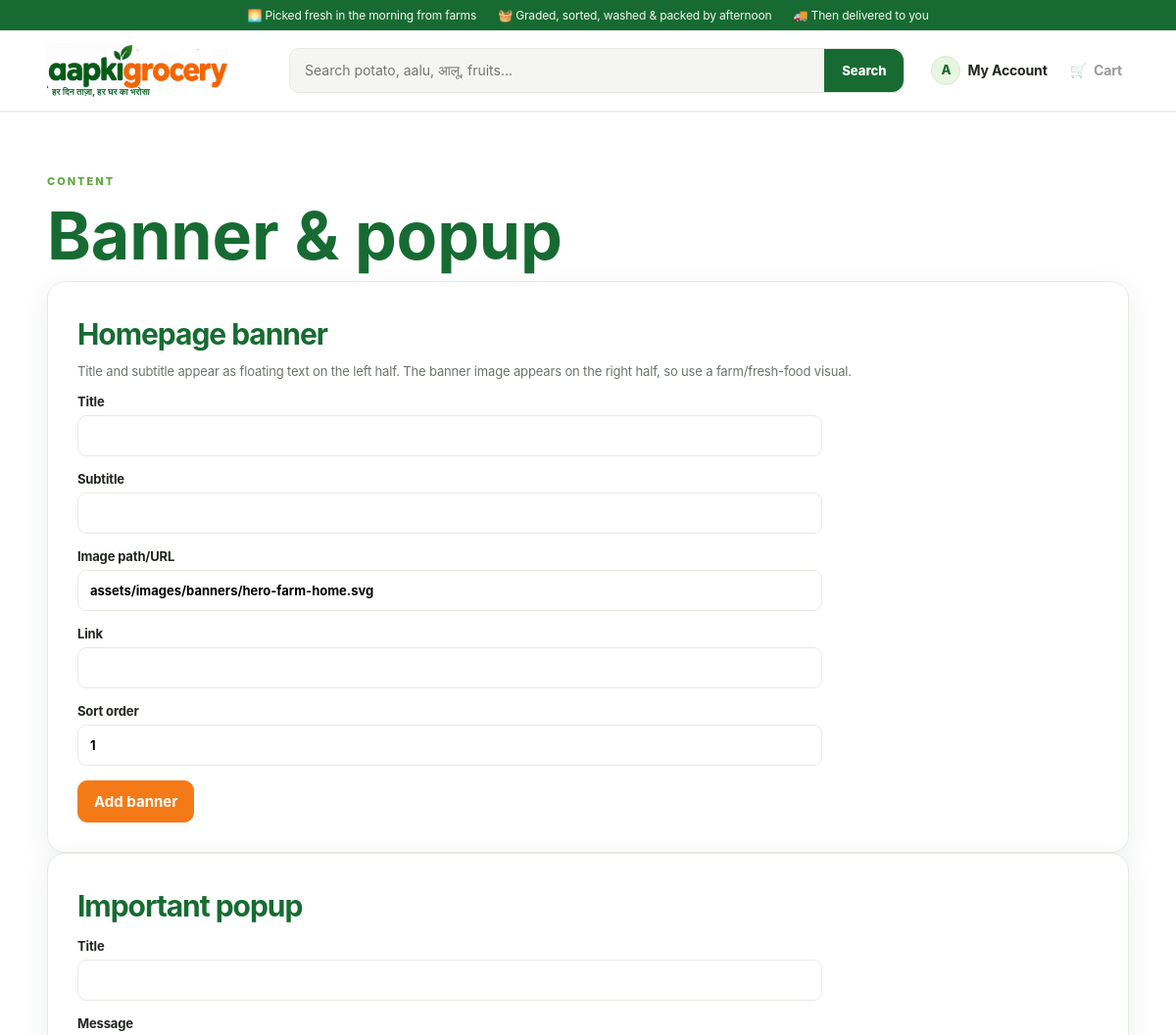
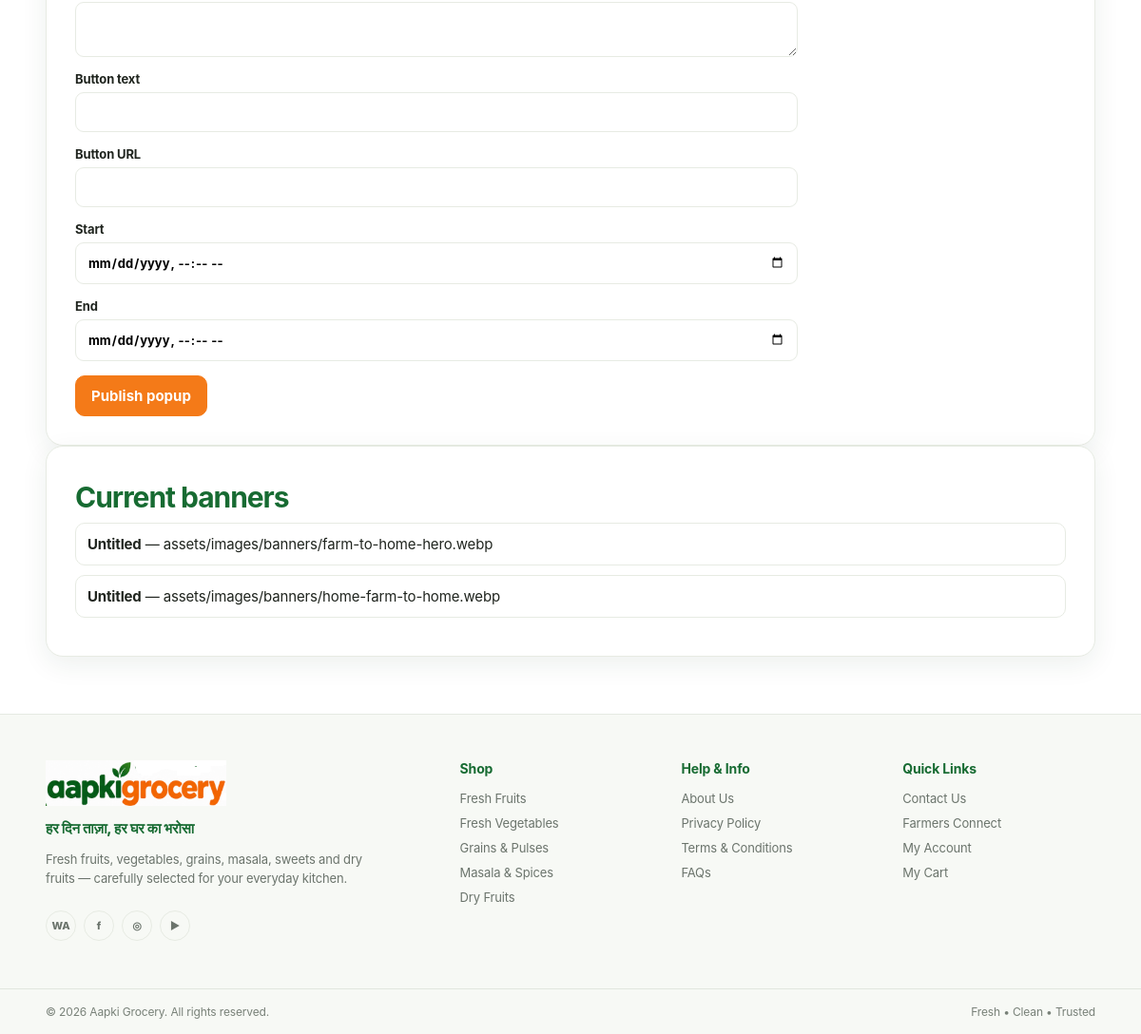
The page /admin/content.php (signed in) on the database its author committed (2 pictures, top to bottom).
### tables this page shows
CREATE TABLE `users` (
  `id` bigint(20) UNSIGNED NOT NULL,
  `name` varchar(120) NOT NULL,
  `first_name` varchar(80) DEFAULT NULL,
  `last_name` varchar(80) DEFAULT NULL,
  `email` varchar(190) DEFAULT NULL,
  `phone` varchar(20) DEFAULT NULL,
  `avatar` varchar(500) DEFAULT NULL,
  `password_hash` varchar(255) DEFAULT NULL,
  `provider` enum('local','google','facebook') NOT NULL DEFAULT 'local',
  `provider_id` varchar(190) DEFAULT NULL,
  `role_slug` varchar(80) NOT NULL DEFAULT 'customer',
  `points` int(10) UNSIGNED NOT NULL DEFAULT 0,
  `wallet_balance` decimal(10,2) NOT NULL DEFAULT 0.00,
  `remember_token_hash` varchar(255) DEFAULT NULL,
  `referral_code` varchar(32) DEFAULT NULL,
  `referred_by` bigint(20) UNSIGNED DEFAULT NULL,
  `is_active` tinyint(1) NOT NULL DEFAULT 1,
  `remarks` text DEFAULT NULL,
  `created_at` timestamp NOT NULL DEFAULT current_timestamp(),
  `updated_at` timestamp NOT NULL DEFAULT current_timestamp() ON UPDATE current_timestamp()
);

CREATE TABLE `banners` (
  `id` int(10) UNSIGNED NOT NULL,
  `title` varchar(180) DEFAULT NULL,
  `subtitle` varchar(255) DEFAULT NULL,
  `image` varchar(255) NOT NULL,
  `link` varchar(255) DEFAULT NULL,
  `is_active` tinyint(1) DEFAULT 1,
  `sort_order` int(11) DEFAULT 0,
  `created_at` timestamp NOT NULL DEFAULT current_timestamp()
);

### config/config.php (called while the page is built, shortened)
<?php
function e(?string $v):string{return htmlspecialchars($v??'',ENT_QUOTES,'UTF-8');}
function url(string $p=''):string{return BASE_URL.ltrim($p,'/');}
function user_id():?int{return isset($_SESSION['user_id'])?(int)$_SESSION['user_id']:null;}
function is_logged_in():bool{return user_id()!==null;}

### admin/content.php (the view)
<?php require_once __DIR__.'/../config/db.php';$pdo=db();if(!user_can($pdo,'content'))redirect('admin/');if($_SERVER['REQUEST_METHOD']==='POST'&&verify_csrf($_POST['csrf']??null)){if(isset($_POST['banner'])){$st=$pdo->prepare('INSERT INTO banners(title,subtitle,image,link,is_active,sort_order) VALUES(?,?,?,?,?,?)');$st->execute([trim($_POST['title']),trim($_POST['subtitle']),trim($_POST['image']),trim($_POST['link']),1,(int)$_POST['sort_order']]);}if(isset($_POST['popup'])){$pdo->query('UPDATE popups SET is_active=0');$st=$pdo->prepare('INSERT INTO popups(title,message,button_text,button_url,is_active,start_at,end_at) VALUES(?,?,?,?,1,?,?)');$st->execute([trim($_POST['ptitle']),trim($_POST['message']),trim($_POST['button_text']),trim($_POST['button_url']),$_POST['start_at']?:null,$_POST['end_at']?:null]);}flash('success','Content saved.');redirect('admin/content.php');}$banners=$pdo->query('SELECT * FROM banners ORDER BY id DESC')->fetchAll();$title='Content | Admin';include __DIR__.'/../includes/header.php';?><section class="container admin"><div class="admin-head"><div><span class="eyebrow">CONTENT</span><h1>Banner & popup</h1></div></div><div class="panel"><h2>Homepage banner</h2><p class="hint">Title and subtitle appear as floating text on the left half. The banner image appears on the right half, so use a farm/fresh-food visual.</p><form class="settings-form" method="post"><input type="hidden" name="csrf" value="<?=e(csrf_token())?>"><input type="hidden" name="banner" value="1"><label>Title<input name="title"></label><label>Subtitle<input name="subtitle"></label><label>Image path/URL<input name="image" value="assets/images/banners/hero-farm-home.svg" required></label><label>Link<input name="link"></label><label>Sort order<input type="number" name="sort_order" value="1"></label><button class="btn btn-primary">Add banner</button></form></div><div class="panel"><h2>Important popup</h2><form class="settings-form" method="post"><input type="hidden" name="csrf" value="<?=e(csrf_token())?>"><input type="hidden" name="popup" value="1"><label>Title<input name="ptitle" required></label><label>Message<textarea name="message" required></textarea></label><label>Button text<input name="button_text"></label><label>Button URL<input name="button_url"></label><label>Start<input type="datetime-local" name="start_at"></label><label>End<input type="datetime-local" name="end_at"></label><button class="btn btn-primary">Publish popup</button></form></div><div class="panel"><h2>Current banners</h2><?php foreach($banners as $b):?><div class="address-card"><b><?=e($b['title']?:'Untitled')?></b> — <?=e($b['image'])?></div><?php endforeach;?></div></section><?php include __DIR__.'/../includes/footer.php';?>

### includes/header.php (shortened to what this page needs)
<?php require_once __DIR__.'/../config/db.php'; $pdo=$pdo??db(); ?>
<!doctype html><html lang="en"><head><link rel="stylesheet" href="<?=url('assets/css/style.css')?>?v=<?php echo time();?>"></head><body><header class="site-header"><div class="topbar topbar-steps"><span>🌅 Picked fresh in the morning from farms</span><span>🧺 Graded, sorted, washed &amp; packed by afternoon</span><span>🚚 Then delivered to you</span></div><div class="nav container"><a class="brand" href="<?=url()?>"><span class="brand-mark"><img src="<?=url('assets/logo.png')?>" alt="Aapki Grocery" width="314" height="78"><span class="brand-tagline">हर दिन ताज़ा, हर घर का भरोसा</span></span></a><form class="search" action="<?=url()?>" method="get" autocomplete="off"><input id="searchBox" name="q" value="<?=e($_GET['q']??'')?>" placeholder="Search potato, aalu, आलू, fruits..." aria-label="Search products"><button>Search</button></form><div class="nav-actions"><div class="account-menu"><?php
$hdrLoggedIn=is_logged_in();
$hdrAvatar=null;$hdrInitial='U';
if($hdrLoggedIn){
  $ha=$pdo->prepare('SELECT first_name,last_name,avatar FROM users WHERE id=?');$ha->execute([user_id()]);$hAcc=$ha->fetch();
  $hdrAvatar=trim((string)($hAcc['avatar']??''))?:null;
  $hdrInitial=strtoupper(substr(trim((string)($hAcc['first_name']??''))?:'U',0,1));
}
?><a href="<?=$hdrLoggedIn?url('account/'):url('login.php')?>" class="account-trigger" id="accountTrigger" aria-label="<?=$hdrLoggedIn?'My Account':'Login'?>"><span class="account-icon<?=$hdrLoggedIn?' account-avatar':''?>" aria-hidden="true"><?php if($hdrLoggedIn && $hdrAvatar): ?><img src="<?=e($hdrAvatar)?>" alt="" onerror="this.onerror=null;this.parentNode.classList.add('avatar-fallback');this.parentNode.textContent='<?=e($hdrInitial)?>';"><?php elseif($hdrLoggedIn): ?><span class="avatar-fallback-text"><?=e($hdrInitial)?></span><?php else: ?><svg viewBox="0 0 24 24" fill="none"><circle cx="12" cy="8" r="4" stroke="currentColor" stroke-width="2"/><path d="M4 21c.7-4 3.3-6 8-6s7.3 2 8 6" stroke="currentColor" stroke-width="2" stroke-linecap="round"/></svg><?php endif; ?></span><span class="account-label"><?=$hdrLoggedIn?'My Account':'Login'?></span></a></div><a id="cartLink" href="<?=url('cart/')?>">🛒 <span>Cart</span></a></div></div></header>
<main>

### rows shown on the page
users: first_name "A"
banners: title "Untitled", image "assets/images/banners/farm-to-home-hero.webp"
banners: title "Untitled", image "assets/images/banners/home-farm-to-home.webp"
